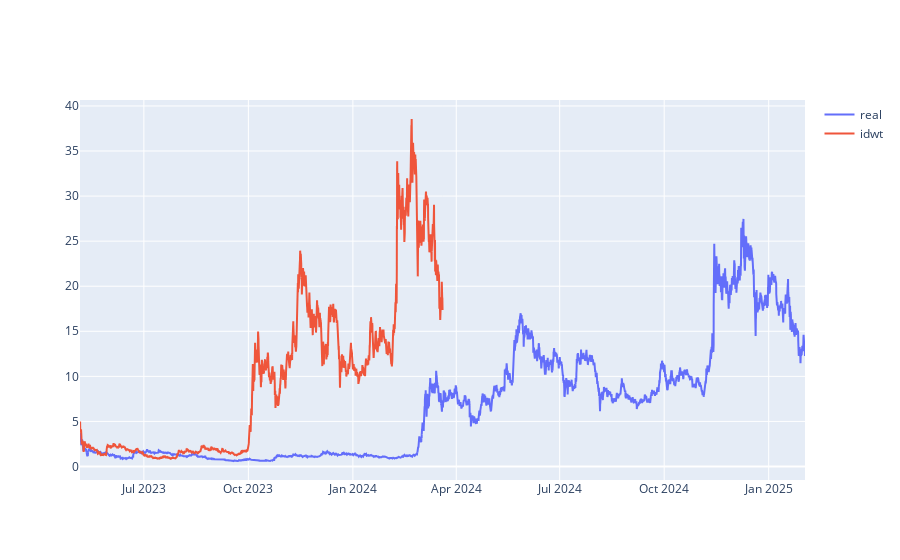

This figure's notebook cell:
### Code cell
fig = go.Figure()
fig.add_trace(go.Scatter(x=df['Close time_date'],y=df['closex10'],
                    mode='lines',
                    name='real'))
fig.add_trace(go.Scatter(x=df['Close time_date'],y=inv_coeffs,
                    mode='lines',
                    name='idwt'))

fig.show()

### Figure 1 — Plotly figure (JSON) as saved in the notebook; plotly's stock layout.template omitted (floating-point values rounded to 4 significant figures; data arrays with more than 128 entries replaced by an {"elided": "..."} marker saying what was removed)
{"data": [{"mode": "lines", "name": "real", "type": "scatter", "x": {"elided": "15317 str values"}, "y": {"elided": "15317 float values"}}, {"mode": "lines", "name": "idwt", "type": "scatter", "x": {"elided": "15317 str values"}, "y": {"elided": "7660 float values"}}], "layout": {}}
